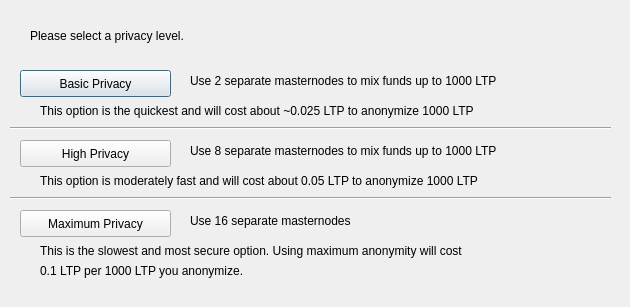
<?xml version="1.0" encoding="UTF-8"?>
<ui version="4.0">
 <class>DarksendConfig</class>
 <widget class="QDialog" name="DarksendConfig">
  <property name="geometry">
   <rect>
    <x>0</x>
    <y>0</y>
    <width>630</width>
    <height>307</height>
   </rect>
  </property>
  <property name="windowTitle">
   <string>Configure PrivateSend</string>
  </property>
  <widget class="QPushButton" name="buttonBasic">
   <property name="geometry">
    <rect>
     <x>20</x>
     <y>70</y>
     <width>151</width>
     <height>27</height>
    </rect>
   </property>
   <property name="text">
    <string>Basic Privacy</string>
   </property>
  </widget>
  <widget class="QPushButton" name="buttonHigh">
   <property name="geometry">
    <rect>
     <x>20</x>
     <y>140</y>
     <width>151</width>
     <height>27</height>
    </rect>
   </property>
   <property name="text">
    <string>High Privacy</string>
   </property>
  </widget>
  <widget class="QPushButton" name="buttonMax">
   <property name="geometry">
    <rect>
     <x>20</x>
     <y>210</y>
     <width>151</width>
     <height>27</height>
    </rect>
   </property>
   <property name="text">
    <string>Maximum Privacy</string>
   </property>
  </widget>
  <widget class="QLabel" name="label">
   <property name="geometry">
    <rect>
     <x>30</x>
     <y>20</y>
     <width>571</width>
     <height>31</height>
    </rect>
   </property>
   <property name="text">
    <string>Please select a privacy level.</string>
   </property>
  </widget>
  <widget class="QLabel" name="label_2">
   <property name="geometry">
    <rect>
     <x>190</x>
     <y>70</y>
     <width>421</width>
     <height>21</height>
    </rect>
   </property>
   <property name="text">
    <string>Use 2 separate masternodes to mix funds up to 1000 LTP</string>
   </property>
  </widget>
  <widget class="QLabel" name="label_3">
   <property name="geometry">
    <rect>
     <x>190</x>
     <y>140</y>
     <width>411</width>
     <height>21</height>
    </rect>
   </property>
   <property name="text">
    <string>Use 8 separate masternodes to mix funds up to 1000 LTP</string>
   </property>
  </widget>
  <widget class="QLabel" name="label_4">
   <property name="geometry">
    <rect>
     <x>190</x>
     <y>210</y>
     <width>421</width>
     <height>21</height>
    </rect>
   </property>
   <property name="text">
    <string>Use 16 separate masternodes</string>
   </property>
  </widget>
  <widget class="QLabel" name="label_6">
   <property name="geometry">
    <rect>
     <x>40</x>
     <y>100</y>
     <width>561</width>
     <height>21</height>
    </rect>
   </property>
   <property name="text">
    <string>This option is the quickest and will cost about ~0.025 LTP to anonymize 1000 LTP</string>
   </property>
  </widget>
  <widget class="QLabel" name="label_7">
   <property name="geometry">
    <rect>
     <x>40</x>
     <y>170</y>
     <width>561</width>
     <height>21</height>
    </rect>
   </property>
   <property name="text">
    <string>This option is moderately fast and will cost about 0.05 LTP to anonymize 1000 LTP</string>
   </property>
  </widget>
  <widget class="QLabel" name="label_8">
   <property name="geometry">
    <rect>
     <x>40</x>
     <y>240</y>
     <width>561</width>
     <height>21</height>
    </rect>
   </property>
   <property name="text">
    <string>This is the slowest and most secure option. Using maximum anonymity will cost</string>
   </property>
  </widget>
  <widget class="QLabel" name="label_9">
   <property name="geometry">
    <rect>
     <x>40</x>
     <y>260</y>
     <width>561</width>
     <height>21</height>
    </rect>
   </property>
   <property name="text">
    <string>0.1 LTP per 1000 LTP you anonymize.</string>
   </property>
  </widget>
  <widget class="Line" name="line">
   <property name="geometry">
    <rect>
     <x>10</x>
     <y>120</y>
     <width>601</width>
     <height>16</height>
    </rect>
   </property>
   <property name="orientation">
    <enum>Qt::Horizontal</enum>
   </property>
  </widget>
  <widget class="Line" name="line_2">
   <property name="geometry">
    <rect>
     <x>10</x>
     <y>190</y>
     <width>601</width>
     <height>16</height>
    </rect>
   </property>
   <property name="orientation">
    <enum>Qt::Horizontal</enum>
   </property>
  </widget>
 </widget>
 <resources/>
 <connections/>
</ui>
